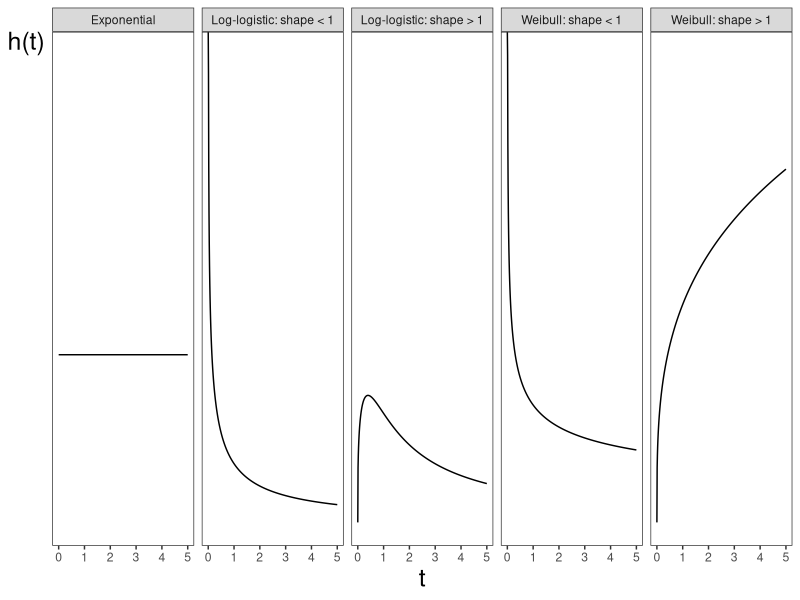

The R script that drew this image:
library(survival)
library(ggplot2)
library(reshape2)

theme_set(theme_bw())

rng <- data.frame(x <- c(0, 5))
xx <- seq(0, 5, by = 0.01)

# exponential survival
# S(t) = exp^{-lambda t}
# h(t) = lambda
exp.surv <- function(time, lambda) {
  exp(-(lambda) * time)
}

exp.haz <- function(time, lambda) {
  lambda
}


# Weibull survival
# S(t) = exp^{-lambda t^p}
# h(t) = lambda p t^{p - 1}
wei.surv <- function(time, lambda, p) {
  tt <- time**p
  exp(-(lambda) * tt)
}

wei.haz <- function(time, lambda, p) {
  tt <- time**(p - 1)
  lambda * p * tt
}


# log-logistic survival
# S(t) = \frac{1}{1 + lambda t^{p}}
# h(t) = \frac{lambda p t^{p - 1}}{1 + lambda t^{p}}
lgn.surv <- function(time, lambda, p) {
  tt <- time**p
  bot <- 1 + (lambda * tt)
  1 / bot
}

lgn.haz <- function(time, lambda, p) {
  t1 <- time**(p - 1)
  top <- lambda * p * t1

  t2 <- time**p
  bot <- 1 + (lambda * t2)

  top / bot
}


lambda <- 1
p1 <- 1.3
p2 <- 0.7

eh <- exp.haz(xx, lambda)
whi <- wei.haz(xx, lambda, p1)
whd <- wei.haz(xx, lambda, p2)
lhi <- lgn.haz(xx, lambda, p1)
lhd <- lgn.haz(xx, lambda, p2)

haz.mod <- cbind(eh, whi, whd, lhi, lhd)
haz.mod <- melt(haz.mod)
haz.mod$Var1 <- rep(xx, 5)
haz.mod$Var2 <- as.character(haz.mod$Var2)
haz.mod$Var2[haz.mod$Var2 == 'eh'] <- 'Exponential'
haz.mod$Var2[haz.mod$Var2 == 'whi'] <- 'Weibull: shape > 1'
haz.mod$Var2[haz.mod$Var2 == 'whd'] <- 'Weibull: shape < 1'
haz.mod$Var2[haz.mod$Var2 == 'lhi'] <- 'Log-logistic: shape > 1'
haz.mod$Var2[haz.mod$Var2 == 'lhd'] <- 'Log-logistic: shape < 1'

ghaz <- ggplot(haz.mod, aes(x = Var1, y = value)) + geom_line()
ghaz <- ghaz + labs(x = 't', y = 'h(t)')
ghaz <- ghaz + theme(axis.title.y = element_text(angle = 0, size = 18),
                     axis.title.x = element_text(size = 18),
                     axis.text.y = element_blank(),
                     axis.ticks.y = element_blank(),
                     panel.grid = element_blank())
ghaz <- ghaz + facet_grid(. ~ Var2)

ggsave(filename = 'figure/hazard.png', plot = ghaz, width = 10, height = 4)
